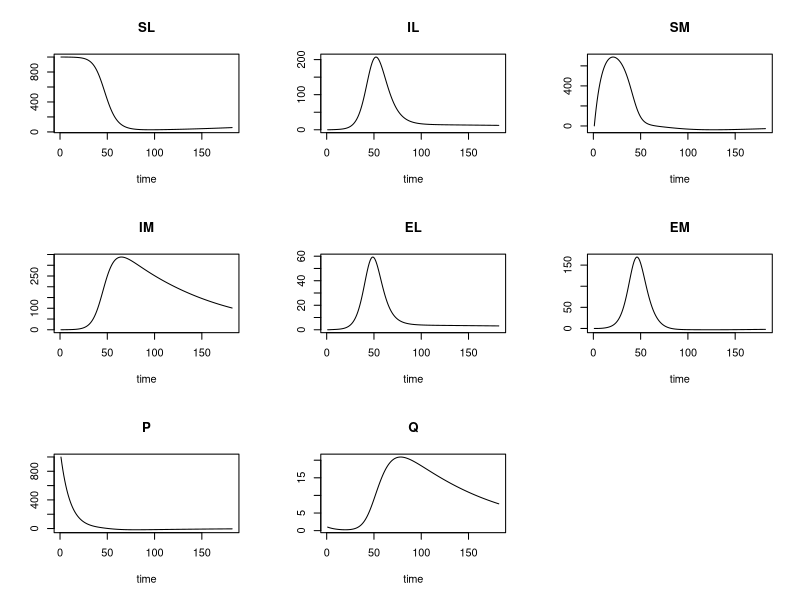

Here is the R script that generated this plot: (Note: this script raises an error after producing the figure.)
library(deSolve)
library(dplyr)
library(ggplot2)


# function for a simple mosquito borne disease
SIRMosVec = function(time, state, parms) {
  with(as.list(c(state, parms)), {
    # infection in livestocks
    dSL = vL - SL* r*(TLM * IM)/NM - muL * SL
    dEL=(SL *r* (TLM * IM))-alpha*EL-muL*EL
    dIL = SL * r * (TLM * IM) - gamma * IL - muL * IL
    #dRH = gamma * IH - muH * RH
    
    # infection in mosquitoes
    dP = b1*(NM-q1*IM)- theta*P #susceptible
    dQ =b1*q1*IM-theta*Q         #Infected Egg
    dSM = theta*P - SM*(TML * IL)/NL - muM * SM
    dEM = SM*(TML * IL)/NL - alpha2*EM-muM*EM
    dIM = theta*Q + alpha2*EM-muM*EM - muM * IM
    list(c(dSL,dIL, dSM, dIM, dEL, dEM, dP, dQ))
  })
}

#new parameters

NL=1000; IL =0; 
EL=0;
SL=NL-IL;

P = 999;
Q = 1;

NM=1; IM=0; SM=1;
EM= 0;

b1 = 1/3;
q1 = .02;
theta = (1/10);
alpha=.6667; 
alpha2 = 1/8;
muL=.00277; # livestock life span: 10 yr
TML = 0.81; # prob infection from livestock to mosquito;
TLM = 0.51; # prob infection from mosquito to livestock;
gamma=.166666666; # infectious period: 7 days
muM = 1/60; # 1 week life span for mosquito
b=(256/365); # number of bite per mosquito per day;
r = b / NL; # bite rate per livestock per mosquito
vL=NL*muL;
vM=NM*muM; # births in mosquito population

parameters = c(muL = muL, muM = muM,
               vL = vL, vM = vM, 
               TLM = TLM, TML = TML, 
               gamma = gamma, alpha = alpha, alpha2 = alpha2, theta = theta, b1 = b1, q1 = q1)

state = c(SL = SL, IL = IL, SM = SM,IM = IM, EL = EL, EM = EM, P = P, Q = Q)

times=1:(365*.5);
## solve the odes using R ode sovler:
sim=ode(y=state,times=times,func=SIRMosVec,parms = parameters)
simdf<- as.data.frame(sim)
plot(sim)


ggplot(dfsim, aes(x = time, y= SL), )
